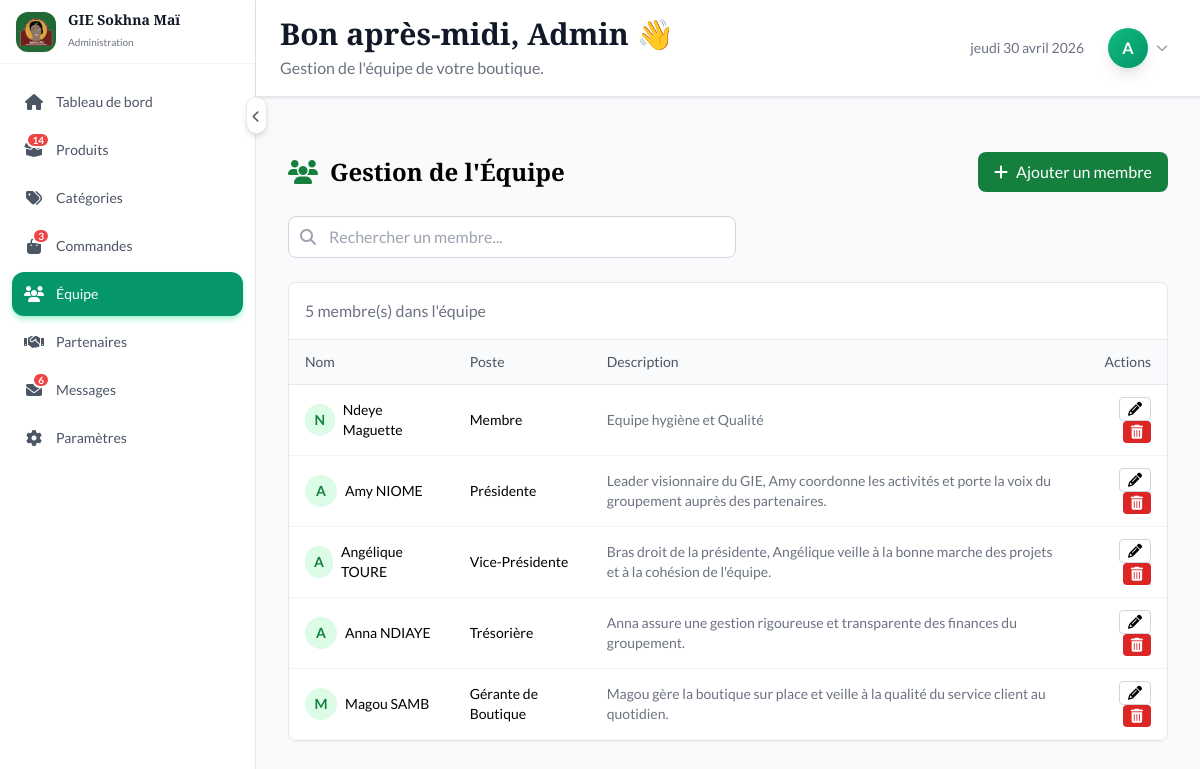
The app's page /?page=admin&action=equipe (signed in) with its own data.
### tables this page shows
CREATE TABLE `team_members` (
  `id` int(11) NOT NULL,
  `name` varchar(150) NOT NULL,
  `role_fr` varchar(100) NOT NULL,
  `role_en` varchar(100) DEFAULT NULL,
  `description_fr` text DEFAULT NULL,
  `description_en` text DEFAULT NULL,
  `photo_url` varchar(255) DEFAULT NULL,
  `email` varchar(255) DEFAULT NULL,
  `phone` varchar(20) DEFAULT NULL,
  `display_order` int(11) DEFAULT 0,
  `is_active` tinyint(1) DEFAULT 1,
  `created_at` datetime DEFAULT current_timestamp(),
  `updated_at` datetime DEFAULT current_timestamp() ON UPDATE current_timestamp(),
  `role` varchar(255) NOT NULL DEFAULT 'Non défini',
  `description` text DEFAULT NULL
);

### admin/equipe.php (the view, shortened to what this page needs)
<?php
$members = [];
$pdo = getDB();
if ($pdo) {
    try {
        $stmt = $pdo->prepare("SELECT * FROM team_members ORDER BY created_at DESC");
        $stmt->execute();
        $members = $stmt->fetchAll();
    } catch (PDOException $e) {
        $_SESSION['error'] = "Erreur lors de la récupération des membres: " . $e->getMessage();
    }
}
$search = isset($_GET['search']) ? trim($_GET['search']) : '';
$filteredMembers = $members;
$adminEmail = isset($_SESSION['admin_email']) ? $_SESSION['admin_email'] : 'admin@sokhnamai.sn';
$adminName = explode('@', $adminEmail)[0];
$hour = date('H');
if ($hour < 12) $greeting = 'Bonjour';
elseif ($hour < 18) $greeting = 'Bon après-midi';
else $greeting = 'Bonsoir';
?>
<div class="admin-header">
    <div class="flex flex-col sm:flex-row sm:items-center sm:justify-between gap-4 px-6 py-4">
        <div>
            <h1 class="text-3xl font-heading font-bold text-gray-900"><?php echo $greeting; ?>, <?php echo ucfirst($adminName); ?> 👋</h1>
            <p class="text-gray-500 mt-1">Gestion de l'équipe de votre boutique.</p>
        </div>
        <div class="flex items-center gap-4">
            <span class="text-sm text-gray-500" id="current-date"></span>
            <div class="user-dropdown">
                <button onclick="toggleUserDropdown()" class="flex items-center gap-2 hover:bg-gray-50 rounded-lg p-2 transition-colors">
                    <div class="h-10 w-10 rounded-full bg-gradient-to-br from-emerald-500 to-emerald-600 flex items-center justify-center text-white font-bold shadow-lg">
                        <?php echo strtoupper(substr($adminName, 0, 1)); ?>
                    </div>
                    <i class="fas fa-chevron-down text-gray-400 text-xs transition-transform" id="dropdown-arrow"></i>
                </button>
            </div>
        </div>
    </div>
</div>
<div class="dashboard-content" style="padding-top: 120px;">
    <div class="space-y-6">
    <div class="flex items-center justify-between">
        <div class="flex items-center gap-3">
            <i class="fas fa-users text-primary-600 text-2xl"></i>
            <h1 class="text-2xl font-heading font-bold">Gestion de l'Équipe</h1>
        </div>
        <button onclick="openModal()" class="inline-flex items-center px-4 py-2 bg-primary-600 text-white rounded-lg hover:bg-primary-700 transition-colors">
            <i class="fas fa-plus mr-2"></i> Ajouter un membre
        </button>
    </div>
    <div class="flex items-center gap-3 max-w-md">
        <div class="relative flex-1">
            <i class="fas fa-search absolute left-3 top-1/2 -translate-y-1/2 text-gray-400"></i>
            <form method="GET" class="w-full">
                <input type="text" name="search" value="<?php echo htmlspecialchars($search); ?>"
                       placeholder="Rechercher un membre..."
                       class="w-full pl-10 pr-3 py-2 border border-gray-300 rounded-lg focus:outline-none focus:ring-2 focus:ring-primary-500">
            </form>
        </div>
    </div>
    <div class="bg-white rounded-lg border border-gray-200 shadow-sm">
        <div class="p-4 border-b">
            <p class="text-gray-500"><?php echo count($filteredMembers); ?> membre(s) dans l'équipe</p>
        </div>
        <div class="overflow-x-auto">
            <table class="w-full text-sm">
                <thead>
                    <tr class="border-b border-gray-200 bg-gray-50">
                        <th class="text-left py-3 px-4 text-gray-600 font-medium">Nom</th>
                        <th class="text-left py-3 px-4 text-gray-600 font-medium">Poste</th>
                        <th class="text-left py-3 px-4 text-gray-600 font-medium">Description</th>
                        <th class="text-right py-3 px-4 text-gray-600 font-medium">Actions</th>
                    </tr>
                </thead>
                <tbody>
                    <?php foreach ($filteredMembers as $member): ?>
                        <tr class="border-b border-gray-100 hover:bg-gray-50 transition-colors">
                            <td class="py-3 px-4 font-medium">
                                <div class="flex items-center gap-2">
                                    <div class="h-8 w-8 rounded-full bg-primary-100 flex items-center justify-center text-primary-600 font-bold text-sm">
                                        <?php echo substr($member['name'], 0, 1); ?>
                                    </div>
                                    <?php echo htmlspecialchars($member['name']); ?>
                                </div>
                            </td>
                            <td class="py-3 px-4"><?php echo htmlspecialchars($member['role'] ?? 'Non défini'); ?></td>
                            <td class="py-3 px-4 text-gray-500"><?php echo $member['description'] ?? '---'; ?></td>
                            <td class="py-3 px-4 text-right space-x-2">
                                <button onclick="editMember(<?php echo $member['id']; ?>, '<?php echo addslashes($member['name']); ?>', '<?php echo addslashes($member['role'] ?? ''); ?>', '<?php echo addslashes($member['description'] ?? ''); ?>')"
                                        class="inline-flex items-center px-2 py-1 border border-gray-300 rounded hover:bg-gray-50 transition-colors">
                                    <i class="fas fa-pencil-alt"></i>
                                </button>
                                <form action="equipe_actions.php" method="POST" style="display: inline;" onsubmit="return confirm('Supprimer <?php echo addslashes($member['name']); ?> de l\\'équipe ?')">
                                    <button type="submit" class="inline-flex items-center px-2 py-1 bg-red-600 text-white rounded hover:bg-red-700 transition-colors">
                                        <i class="fas fa-trash-alt"></i>
                                    </button>
                                </form>
                            </td>
                        </tr>
                    <?php endforeach; ?>
                </tbody>
            </table>
        </div>
    </div>
</div>
</div>
</div>

### admin/equipe.php (style rules this page uses)
.admin-header { position: fixed; top: 0; left: 16rem; right: 0; z-index: 50; background: white; border-bottom: 1px solid #e5e7eb; box-shadow: 0 1px 3px 0 rgba(0, 0, 0, 0.1); backdrop-filter: blur(8px); transition: left 0.3s ease; }
.user-dropdown { position: relative; }

### records on screen
team_members: name "N", name "Ndeye Maguette", role "Membre", description "Equipe hygiène et Qualité"
team_members: name "A", name "Amy NIOME", role "Présidente", description "Leader visionnaire du GIE, Amy coordonne les activités et porte la voix du groupement auprès des partenaires."
team_members: name "A", name "Angélique TOURE", role "Vice-Présidente", description "Bras droit de la présidente, Angélique veille à la bonne marche des projets et à la cohésion de l'équipe."
team_members: name "A", name "Anna NDIAYE", role "Trésorière", description "Anna assure une gestion rigoureuse et transparente des finances du groupement."
team_members: name "M", name "Magou SAMB", role "Gérante de Boutique", description "Magou gère la boutique sur place et veille à la qualité du service client au quotidien."

### other values on screen
$item['label'] "Tableau de bord"
$item['badge'] "14"
$item['label'] "Produits"
$item['label'] "Catégories"
$item['badge'] "3"
$item['label'] "Commandes"
$item['label'] "Équipe"
$item['label'] "Partenaires"
$item['badge'] "6"
$item['label'] "Messages"
$item['label'] "Paramètres"
$greeting "Bon après-midi"
$adminName "Admin"
substr($adminName, 0, 1) "A"
count($filteredMembers) "5"
